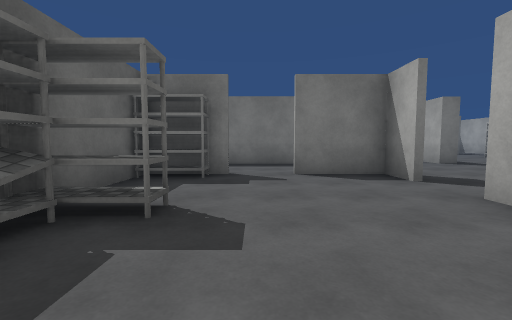
view 1 (above)

16 first-person views from a walk through a scene from a Unity 3-D project. The camera is 1.3 m above the floor, tilts 4° down and sees 90° across. Doors are open. The floor is counted in squares, 2 m on a side. Each view is taken from the middle of a square. On the plan, view 1 faces up. The plan holds only what a view shows up to about 9 squares ahead; the rest is blank. The place goes on beyond the plan. The player character is not drawn. Some animated figures are left out. Surface patterns are stand-ins for the level's own textures.

view 2
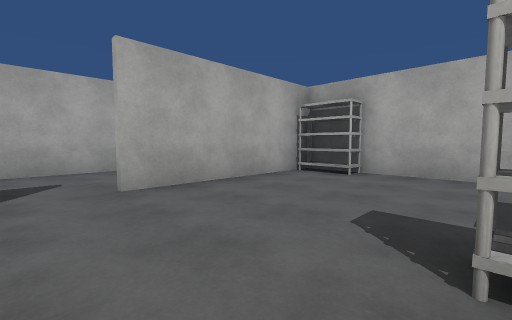

view 3
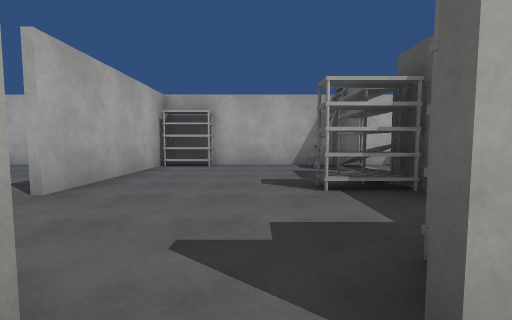

view 4
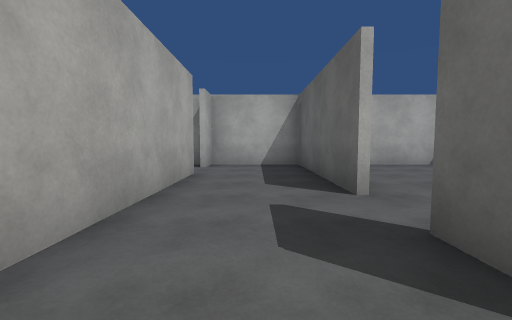

view 5
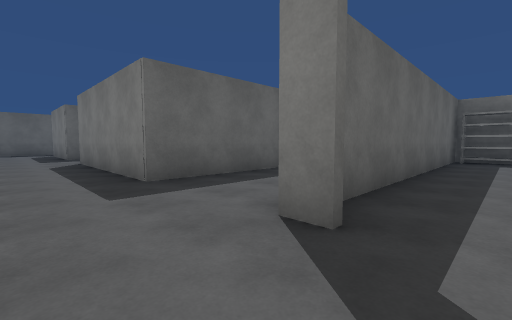

view 6
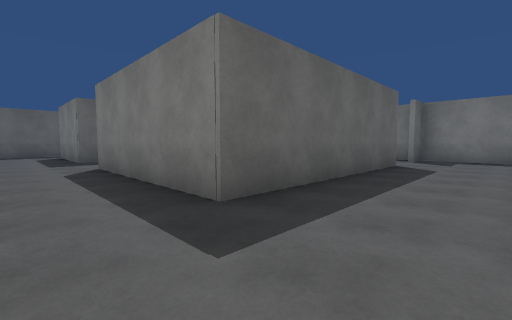

view 7
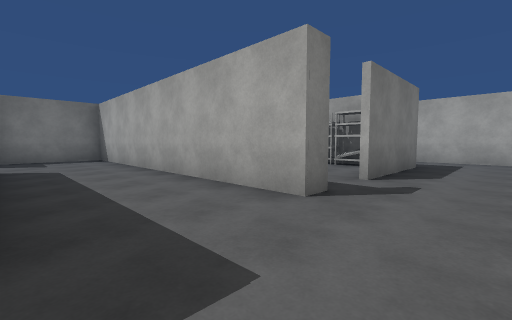

view 8
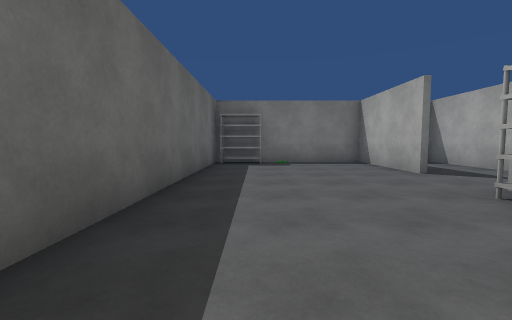

view 9
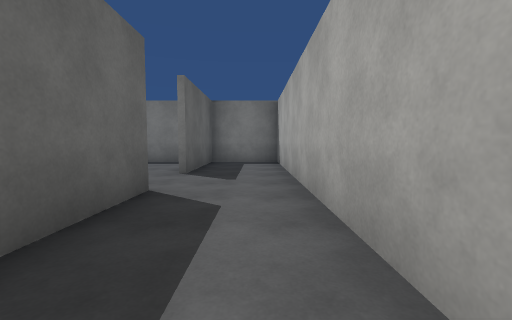

view 10
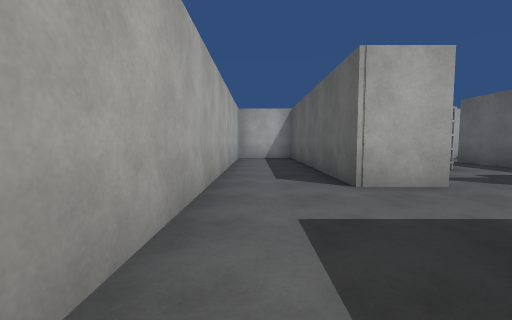

view 11
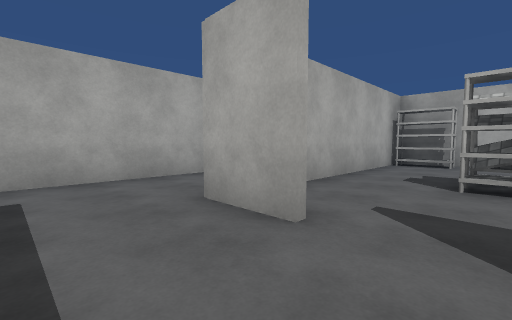

view 12
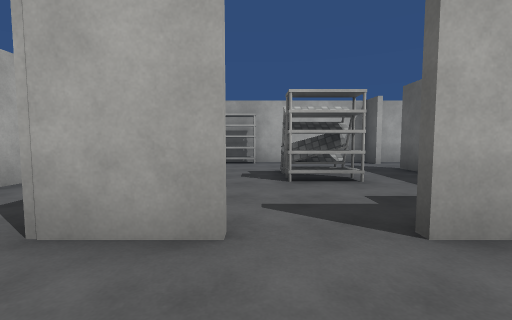

view 13
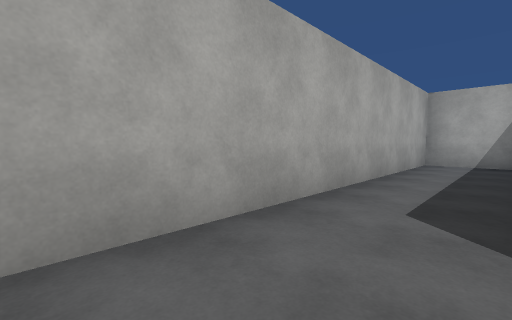

view 14
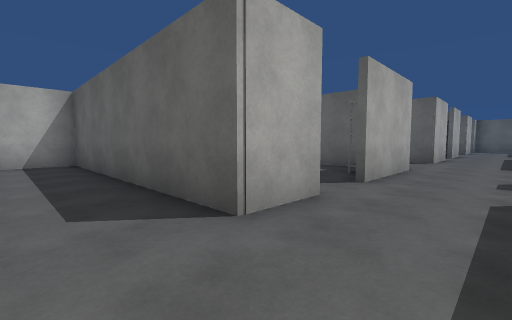

view 15
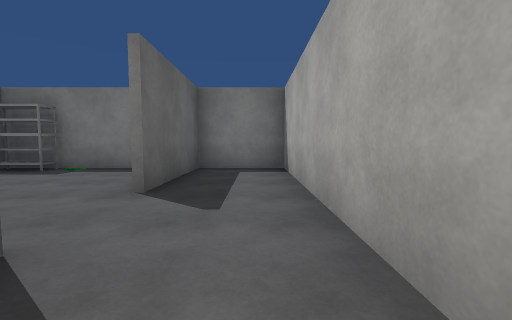

view 16
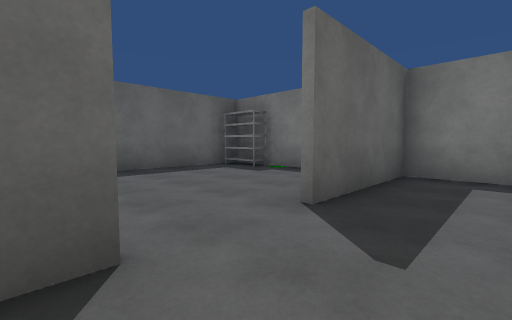

### Floor plan
Ten units are one square. View 1 is at (0, 0); x grows to the right and y downward. Boxes are objects, and circles mark ways between rooms. Rooms are numbered by the first view taken in them; rooms with no view inside come last. Other rooms are left out.
<svg viewBox="-30 -170 162 190">
<path fill="none" stroke="#000" d="M26 -41 26 -52 8 -52M-22 -5 -22 14 26 14 26 -30M-5 -52 -15 -52M28 -53 28 -41M-22 -45 -22 -24M53 -26 53 -48M4 -77 -5 -77M52 -53 79 -53M61 -77 56 -77 56 -155M54 -42 54 -6M91 -53 105 -53M106 -77 74 -77M9 -53 28 -53M54 5 54 14 110 14M28 -138 28 -77 4 -77M104 15 104 -35M57 -164 57 -154M54 -164 28 -164 28 -154M105 -53 105 15M110 14 127 14 127 -85M104 -132 104 -165M57 -154 57 -86M105 -165 105 -132M127 -85 127 -164 57 -164M53 -6 53 -26M28 -30 28 14 53 14 53 5"/>
<rect x="-25" y="-15" width="10" height="10" fill="#bbb"><title>other object</title></rect>
<rect x="-25" y="-25" width="20" height="10" fill="#bbb"><title>other object</title></rect>
<rect x="15" y="5" width="10" height="10" fill="#bbb"><title>other object</title></rect>
<rect x="55" y="-55" width="10" height="10" fill="#bbb"><title>other object</title></rect>
<rect x="55" y="-165" width="20" height="10" fill="#bbb"><title>other object</title></rect>
<rect x="75" y="-25" width="10" height="10" fill="#bbb"><title>other object</title></rect>
<rect x="85" y="5" width="20" height="10" fill="#bbb"><title>other object</title></rect>
<rect x="95" y="-95" width="10" height="10" fill="#bbb"><title>other object</title></rect>
<rect x="95" y="-115" width="10" height="20" fill="#bbb"><title>other object</title></rect>
<circle cx="0" cy="-50" r="3" fill="#2a7"/>
<circle cx="35" cy="-50" r="3" fill="#2a7"/>
<circle cx="40" cy="-15" r="3" fill="#2a7"/>
<circle cx="15" cy="-65" r="3" fill="#2a7"/>
<circle cx="100" cy="-65" r="3" fill="#2a7"/>
<circle cx="70" cy="-80" r="3" fill="#2a7"/>
<circle cx="50" cy="0" r="3" fill="#2a7"/>
<circle cx="115" cy="-80" r="3" fill="#2a7"/>
<text x="10" y="-20">1</text>
<text x="0" y="-70">2</text>
<text x="60" y="-60">3</text>
<text x="120" y="-40">4</text>
<text x="90" y="-120">5</text>
<text x="40" y="0">6</text>
</svg>
Room 1 opens to room 2. Room 1 opens to room 3. Room 1 opens to room 6. Room 2 opens to room 3. Room 3 opens to room 4. Room 3 opens to room 5. Room 3 opens to room 6. Room 4 opens to room 5.

Where each view was taken, in squares from view 1:
view 1: 0 up, 0 right, facing up
view 2: 4 up, 1 left, facing down-right
view 3: 6 up, 0 right, facing down
view 4: 6 up, 4 right, facing down
view 5: 6 up, 7 right, facing up-left
view 6: 6 up, 5 right, facing up-left
view 7: 6 up, 3 right, facing up-right
view 8: 8 up, 7 right, facing up
view 9: 8 up, 12 right, facing up
view 10: 9 up, 12 right, facing down
view 11: 7 up, 8 right, facing down-right
view 12: 7 up, 9 right, facing down
view 13: 7 up, 11 right, facing down-right
view 14: 7 up, 12 right, facing down-left
view 15: 10 up, 12 right, facing up
view 16: 11 up, 12 right, facing up-left
